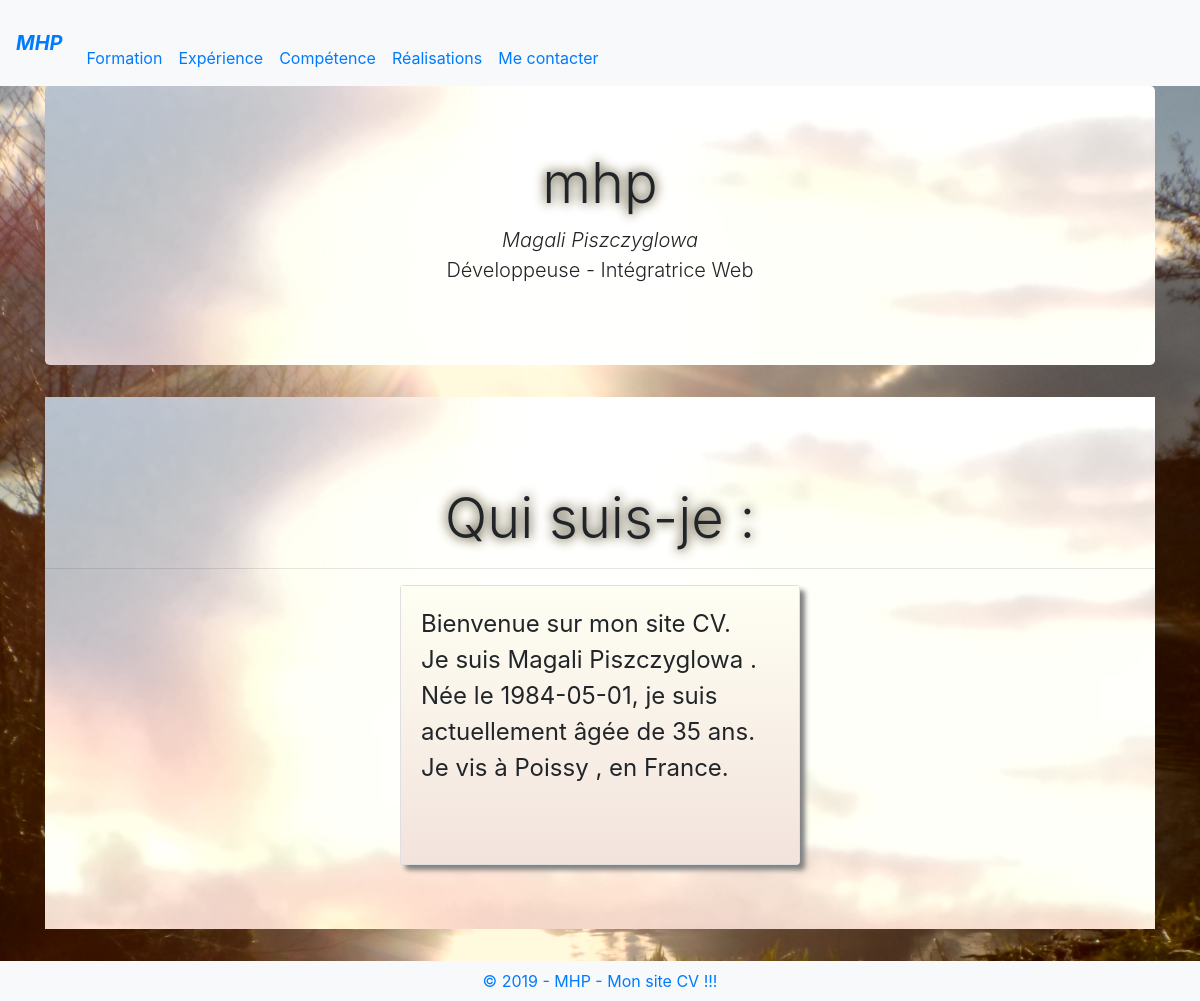
The page / on the database its author committed.
### tables this page shows
CREATE TABLE `t_user` (
  `id_t_user` int(11) NOT NULL,
  `prenom` varchar(255) NOT NULL,
  `nom` varchar(255) NOT NULL,
  `email` varchar(255) NOT NULL,
  `password` varchar(255) NOT NULL,
  `telephone` int(10) UNSIGNED ZEROFILL NOT NULL,
  `pseudo` varchar(255) NOT NULL,
  `avatar` varchar(255) NOT NULL,
  `age` int(3) NOT NULL,
  `date_naissance` date NOT NULL,
  `ville` varchar(255) NOT NULL,
  `pays` varchar(255) NOT NULL
);

### controller/UserController.php (called while the page is built, shortened)
<?php
class UserController
{
    private $db;
    public function __construct()
    {
        $this->db = new \model\UserManager;
    }
    public function handlerRequest()
    {
        $op = isset($_GET['op']) ? $_GET['op'] : NULL;
        try
        {
            if($op == NULL) $this->selectAll();
        }
        catch(Exception $e)
        {
            throw new Exception($e->getMessage());
        }
    }
    public function selectAll()
    {
        $this->render('layout.php', 'profil.php', array(
            'title' => 'Qui suis-je :',
            'donnees' => $this->db->selectAll(),
            'fields' => $this->db->getFields()
        ));
    }
    public function render($layout, $template, $parameters = array())
    {
        extract($parameters);
        require "view/$template";
        $content = ob_get_clean();
        require "view/$layout";
        return ob_end_flush();
    }
}

### index.php (called while the page is built, shortened)
<?php
$controller = new Controller\UserController;
$controller->handlerRequest();

### model/UserManager.php (called while the page is built, shortened)
<?php
class UserManager
{
    private $db;
    public $table5;
    public function getDb()
    {
        if(!$this->db)
        {
            try
            {
                $xml = simplexml_load_file('app/config.xml');
                $this->table5 = $xml->table5;
                try
                {
                    $this->db = new \PDO("mysql:dbname=" . $xml->db . ";host=" . $xml->host, $xml->user, $xml->password, array(\PDO::ATTR_ERRMODE => \PDO::ERRMODE_EXCEPTION));
                }
                catch(\PDOException $e)
                {
                    die('Problème de connexion BDD ' . $e->getMessage());
                }
            }
            catch(\PDOException $e)
            {
                die('Problème de fichier XML manquant');
            }
        }
        return $this->db;
    }
    public function selectAll()
    {
        $q = $this->getDb()->query("SELECT prenom, nom, pseudo, email, avatar, age, date_naissance, ville, pays FROM " . $this->table5);
        $r = $q->fetchAll(\PDO::FETCH_ASSOC);
        return $r;
    }
}

### view/profil.php (the view, shortened to what this page needs)
<div class="card" id="profile" style="max-width: 25rem;">
<?php foreach($donnees as $key => $value): ?>
  <div class="card-body">
    <p class="card-text">
    Bienvenue sur mon site CV.<br> Je suis <?= $value['prenom'] . " " . $value['nom'] ?> . Née le <?= $value['date_naissance'] ?>, je suis actuellement âgée de  <?= $value['age']?> ans. Je vis à <?= $value['ville'] ?> , en <?=$value['pays']?>.</p>
  </div>
</div>
<?php endforeach; ?>

### view/layout.php (shortened to what this page needs)
<!doctype html>
<html lang="fr">
  <head>
    <link rel="stylesheet" href="https://use.fontawesome.com/releases/v5.7.1/css/all.css">
    <link rel="stylesheet" href="https://stackpath.bootstrapcdn.com/bootstrap/4.2.1/css/bootstrap.min.css">
    <link rel="stylesheet" href="./web/style.css">
  </head>
  <body>
  <header>
    <nav class="navbar navbar-expand-md navbar-primary bg-light">
    <a class="navbar-brand" href="./index.php"><strong><em>MHP</em></strong></a>
    <div class="collapse navbar-collapse" id="navbarsExample04">
        <ul class="navbar-nav mr-auto">
        <li class="nav-item">
            <a class="nav-link" href="formation.php">Formation </a>
        </li>
        <li class="nav-item">
            <a class="nav-link" href="experience.php">Expérience</a>
        </li>
        <li class="nav-item">
            <a class="nav-link" href="competence.php">Compétence</a>
        </li>
        <li class="nav-item">
            <a class="nav-link" href="realisation.php">Réalisations</a>
        </li>
        <li class="nav-item">
            <a class="nav-link" href="formContact.php">Me contacter</a>
        </li>
        </ul>
         <button type="button" class="btn btn-outline-light" action="deconnexion">Deconnexion</button>
    </div>
    </nav>
    </header>
     <div class="container">
      <div class="jumbotron">
       <div class="logo">
        <h1 class="display-4 text-center">m<a class="hidden" href="userForm.php">h</a>p</h1>
        <p class="lead text-center"><em>Magali Piszczyglowa</em><br>Développeuse - Intégratrice Web </p>
       </div>
      </div>
     <div class="jumbotron jumbotron-fluid">
          <h1 class="display-4 text-center mt-4"><?= $title ?></h1><hr>
          <?= $content ?>
      </div>
    </div>
    <footer class="bg-light text-center text-primary p-2">
        &copy; 2019 - MHP - Mon site CV !!!
    </footer>
  </body>
</html>

### web/style.css (style rules this page uses)
body { background: url(chambon.JPG) no-repeat ; background-size: 100%; }
.jumbotron { background:url(pyrenees.jpg) no-repeat; }
h1 { text-shadow: 0 0 0.2em #212529, 0 0 0.2em rgb(241, 218, 154); }
.hidden { color:#212529; }
ul li { margin-top:30px; list-style-type: none; }
.card { box-shadow: 5px 5px 5px grey; height:280px; }
.card-body { background:linear-gradient(#FFFFF3, #F2E3DC); }
#profile { margin:0 auto; font-size:1.5em; }

### rows shown on the page
t_user: prenom "Magali", nom "Piszczyglowa", date_naissance "1984-05-01", age "35", ville "Poissy", pays "France"

### other values the page prints
$title "Qui suis-je :"
